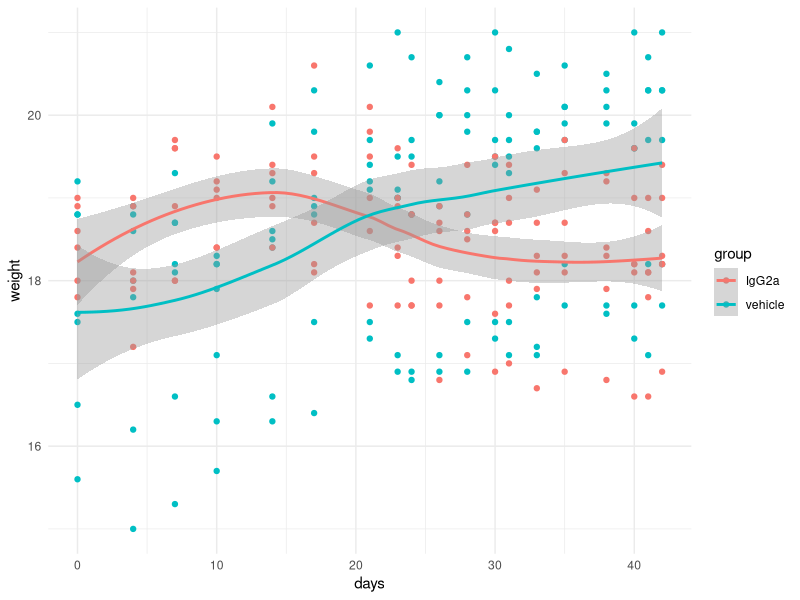
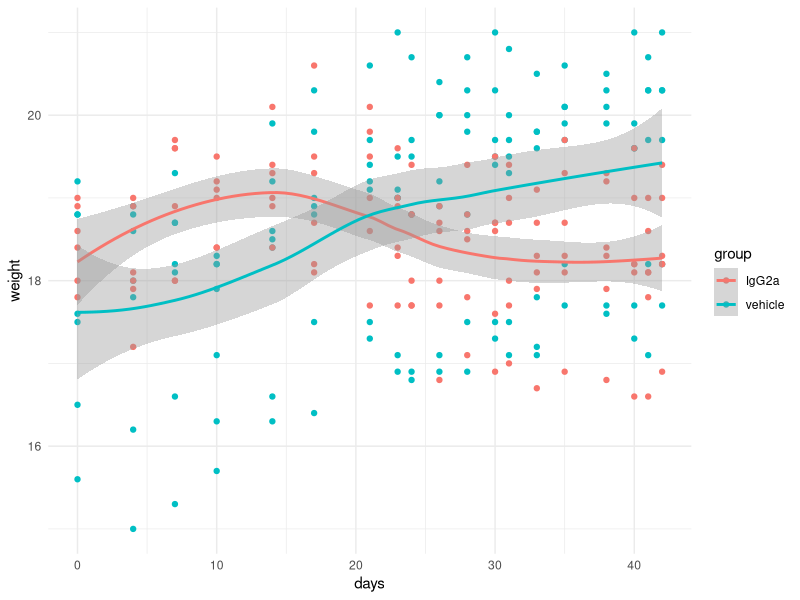

R code for these plots, in order:
## ---- chunk 1
knitr::opts_chunk$set(echo = TRUE)

library(tidyverse)
library(ggplot2)
## ---- chunk 2
x <- read.csv("../data/2024-07-02_irAE mouse weights-cleaned.csv") 
## ---- chunk 3
x %>%
  ggplot(aes(x = days, y = weight, color = group)) +
  geom_point() +
  theme_minimal() +
  stat_smooth()

ggsave("../figures/mouse-weights-time.png", height = 4, width = 6)
